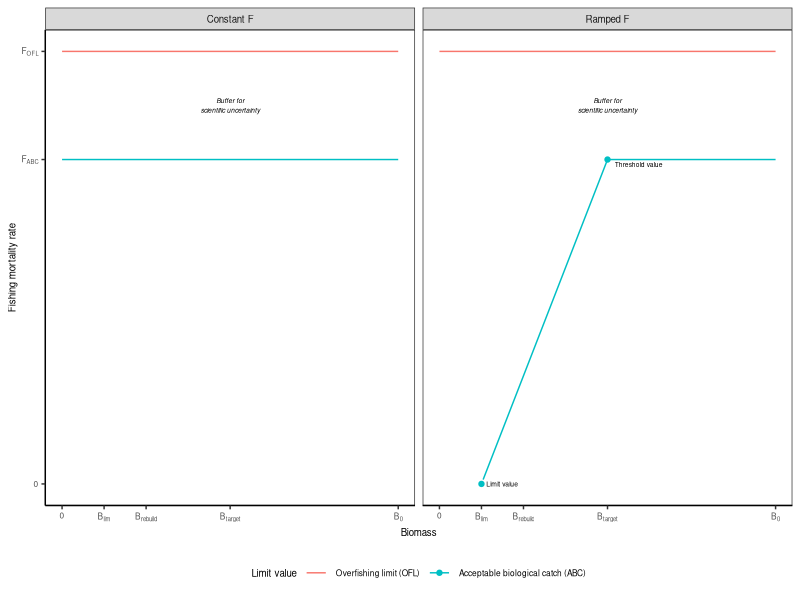

Recreate this plot in R. (Note: this script raises an error after producing the figure.)

# Clear workspace
rm(list = ls())
options(dplyr.summarise.inform=F)

# Setup
################################################################################

# Packages
library(tidyverse)

# Directories
plotdir <- "figures"
tabledir <- "tables"


# Build data
################################################################################

# Parameters
r <- 0.8
k <- 1

# Reference points
umsy <- r/2
bmsy <- k/2
msy <- umsy*bmsy
fmsy <- -log(1 - umsy)
fofl <- fmsy
fabc <- fofl * 0.75
b_rebuild <- bmsy*0.5

# Biomass values
bvals <- seq(0, k, 0.01)

# Build constant F
constant_f <- tibble(biomass=bvals,
                     bbmsy=biomass/bmsy) %>%
  # Add constant F
  mutate(hcr="Constant F",
         fofl=fofl,
         fabc=fabc)

# Build ramped
# (b_lim, 0), (b_thresh, umsy)
# slope = (umsy-0) / b_thresh-b_lim
# 0 = slope * b_lim + b ; b = -slope*b_lim
b_thresh <- bmsy
b_lim <- 0.25*bmsy
slope <- (fabc-0) / (b_thresh-b_lim)
intercept <- -slope * b_lim
ramped_f <- tibble(biomass=bvals,
                    bbmsy=biomass/bmsy) %>%
  # Add constant F
  mutate(hcr="Ramped F",
         fofl=fofl,
         fabc=ifelse(biomass>=b_thresh, fabc, biomass * slope + intercept))

# Build data
data <- bind_rows(constant_f, ramped_f) %>%
  # Arrange
  select(hcr, biomass, bbmsy, fofl, fabc) %>%
  # Gather
  gather(key="limit", value="f", 4:ncol(.)) %>%
  # Recode
  mutate(limit=recode_factor(limit,
                             "fofl"="Overfishing limit (OFL)",
                             "fabc"="Acceptable biological catch (ABC)"))


# Build reference points
ref_pts <- tibble(hcr="Ramped F",
                   limit="Acceptable biological catch (ABC)",
                   type=c("Limit value", "Threshold value"),
                   biomass=c(b_lim, bmsy),
                   f=c(0, fabc))


# Plot data
################################################################################

# Theme
my_theme <-  theme(axis.text=element_text(size=6),
                   axis.title=element_text(size=7),
                   strip.text=element_text(size=7),
                   legend.text=element_text(size=6),
                   legend.title=element_text(size=7),
                   # Gridlines
                   panel.grid.major = element_blank(),
                   panel.grid.minor = element_blank(),
                   panel.background = element_blank(),
                   axis.line = element_line(colour = "black"),
                   # Legend
                   legend.position = "bottom",
                   legend.background = element_rect(fill=alpha('blue', 0)))

# Plot data
g <- ggplot(data, aes(x=biomass, y=f, color=limit)) +
  facet_wrap(~hcr, nrow=1) +
  geom_line() +
  # Point
  geom_point(data=ref_pts) +
  geom_text(data=ref_pts, mapping=aes(label=type),
            color="black", hjust=-0.15, size=1.7, vjust=c(0.5, 1.5)) +
  annotate(geom="text",
           x=bmsy, y=mean(c(fofl, fabc)), label="Buffer for\nscientific uncertainty",
           fontface="italic", size=1.7) +
  # Labels
  labs(x="Biomass", y="Fishing mortality rate") +
  # Axes
  scale_x_continuous(breaks=c(0, b_lim, b_rebuild, bmsy, k),
                     labels=c("0",
                              expression("B"["lim"]),
                              expression("B"["rebuild"]),
                              expression("B"["target"]),
                              expression("B"["0"]))) +
  scale_y_continuous(breaks=c(0, fabc, fofl),
                     labels=c("0", expression("F"["ABC"]), expression("F"["OFL"]) ),
                     lim=c(0, NA)) +
  # Legend
  scale_color_discrete(name="Limit value") +
  # Theme
  theme_bw() + my_theme
g

# Export
ggsave(g, filename=file.path(plotdir, "Fig2_hcr_components.png"),
       width=4.5, height=3, units="in", dpi=600)
ggsave(g, filename=file.path(plotdir, "Fig2_hcr_components.pdf"),
       width=4.5, height=3, units="in", dpi=600)


